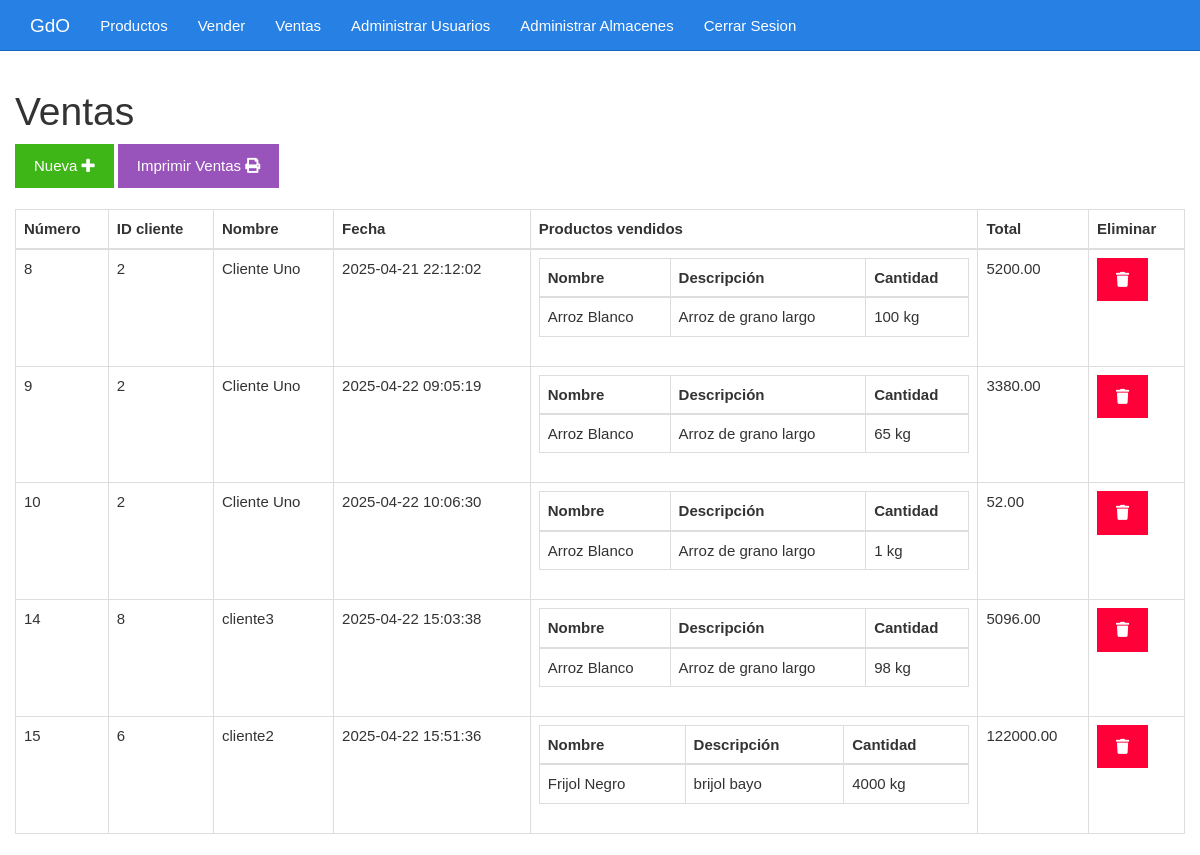
/admin/ventas.php, run on an earlier commit of the app's database.
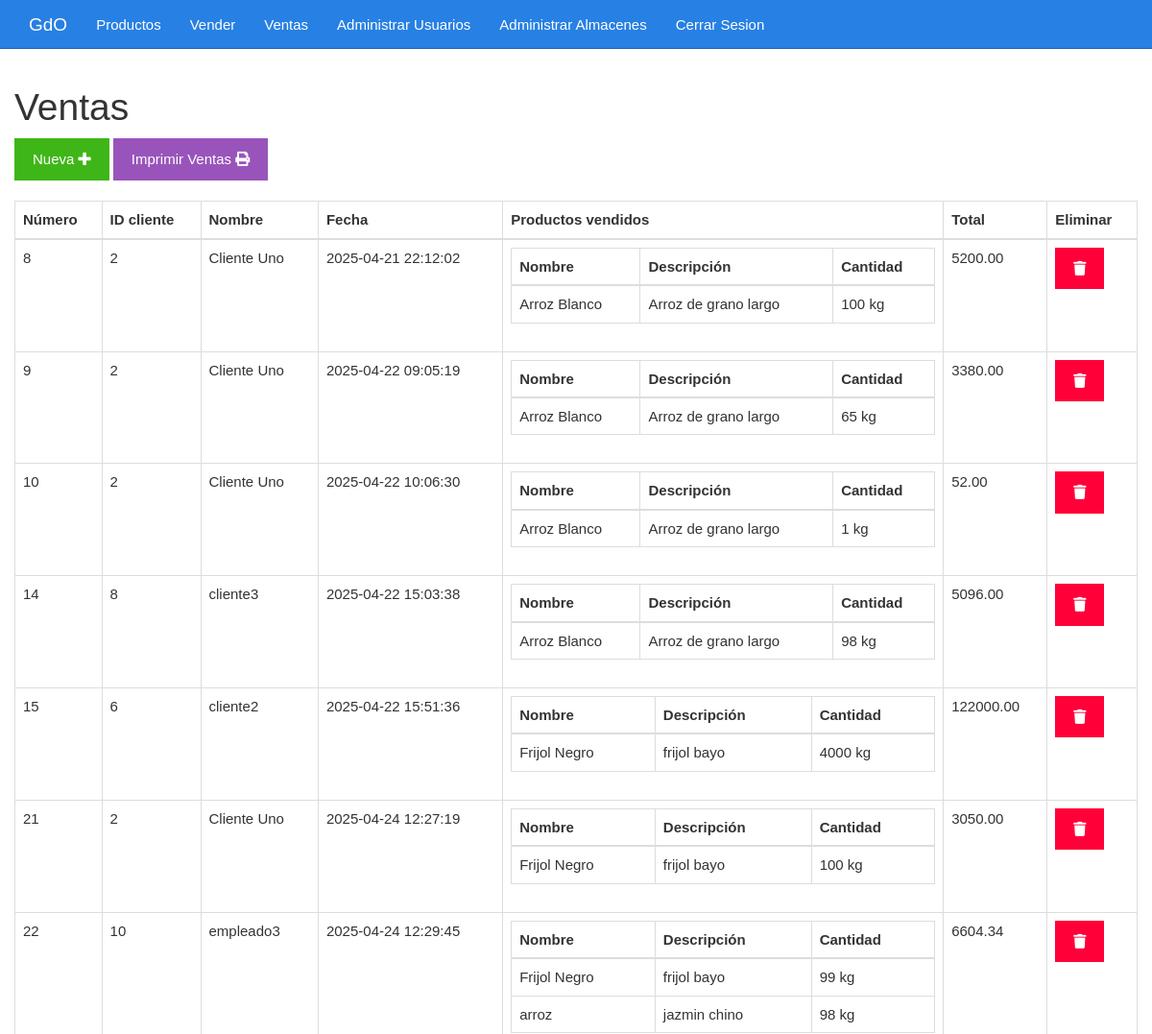
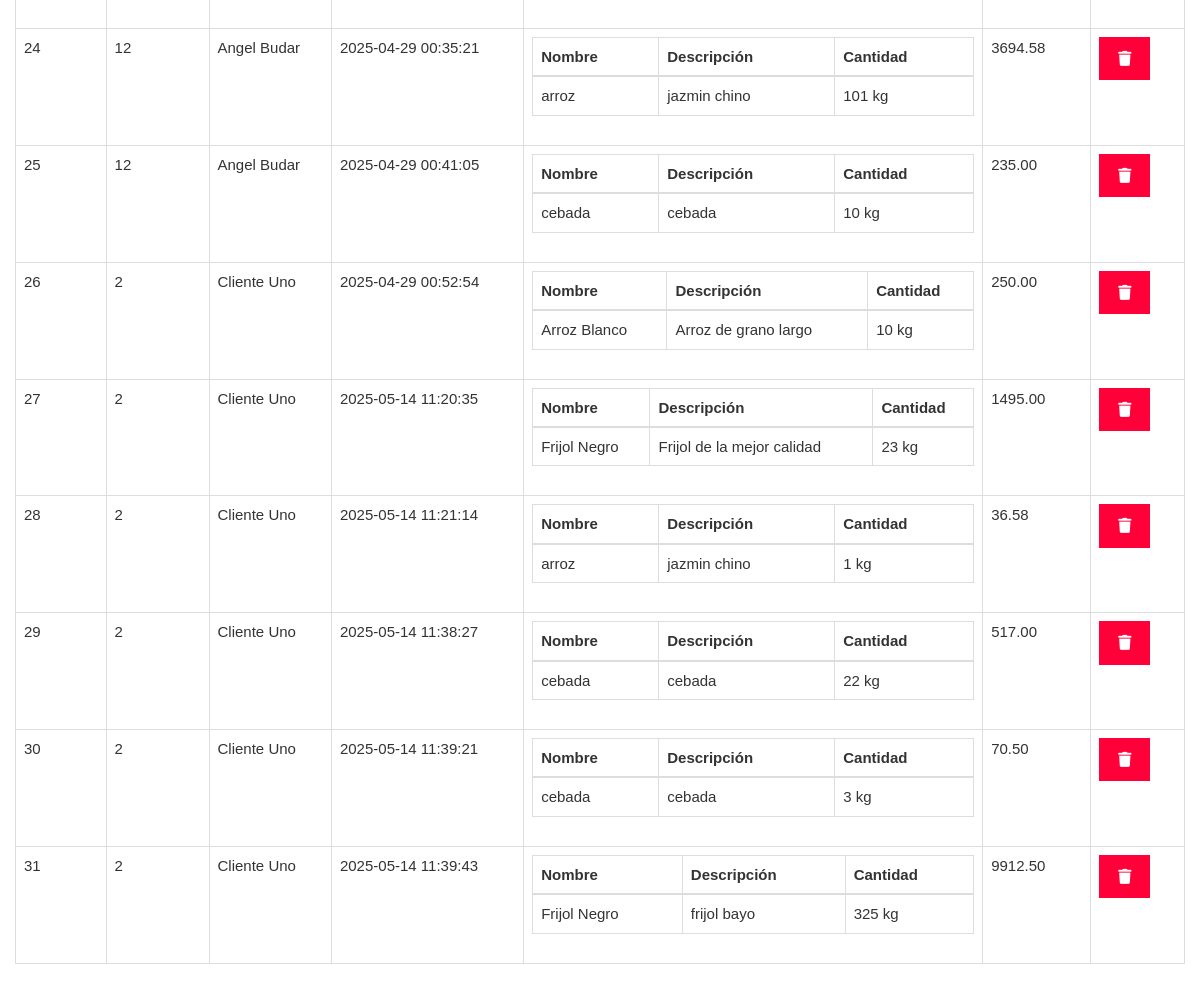
And on a later commit of the database (2 pictures, top to bottom).
### tables this page shows
CREATE TABLE `ventas` (
  `id` int NOT NULL,
  `cliente_id` int NOT NULL,
  `empleado_id` int DEFAULT NULL,
  `fecha_venta` timestamp NULL DEFAULT CURRENT_TIMESTAMP,
  `total` decimal(10,2) NOT NULL
);

CREATE TABLE `clientes` (
  `id` int NOT NULL,
  `direccion` varchar(255) DEFAULT NULL,
  `telefono` varchar(20) DEFAULT NULL
);

CREATE TABLE `usuarios` (
  `id` int NOT NULL,
  `nombre` varchar(255) NOT NULL,
  `email` varchar(255) NOT NULL,
  `password` varchar(255) NOT NULL,
  `rol` enum('admin','cliente','empleado') NOT NULL
);

### admin/ventas.php (the view, shortened to what this page needs)
<?php include_once "./diseño/encabezado.php" ?>
<?php
include_once "../base/conexion.php";
$sentencia = $conexion->query("SELECT ventas.total, ventas.fecha_venta, ventas.id, ventas.cliente_id, GROUP_CONCAT( productos.nombre, '..',   productos.descripcion,'..', productos.unidad_medida, '..', productos_vendidos.cantidad SEPARATOR '__') AS productos FROM ventas INNER JOIN productos_vendidos ON productos_vendidos.id_venta = ventas.id INNER JOIN productos ON productos.id = productos_vendidos.id_producto GROUP BY ventas.id ORDER BY ventas.id;");
$ventas = $sentencia->fetchAll(PDO::FETCH_OBJ);
?>
<!DOCTYPE html>
<html lang="es">
<head>
	<link rel="stylesheet" href="./diseño/css/estilo.css">
</head>
<body>
	<div class="col-xs-12">
		<h1>Ventas</h1>
		<div class="no-imprimir">
			<a class="btn btn-success" href="./vender.php">Nueva <i class="fa fa-plus"></i></a>
			<button class="btn btn-info" onclick="imprimirVentas()">Imprimir Ventas <i class="fa fa-print"></i></button>
		</div>
		<br>
		<div class="imprimir-area">
			<table class="table table-bordered">
				<thead>
					<tr>
						<th>Número</th>
						<th>ID cliente</th>
						<th>Nombre</th>
						<th>Fecha</th>
						<th>Productos vendidos</th>
						<th>Total</th>
						<th class="no-imprimir">Eliminar</th>
					</tr>
				</thead>
				<tbody>
					<?php foreach ($ventas as $venta) { ?>
						<tr>
							<td><?php echo $venta->id ?></td>
							<td>
								<?php
								$sentenciaCliente = $conexion->prepare("SELECT * FROM clientes WHERE id = ?;");
								$sentenciaCliente->execute([$venta->cliente_id]);
								$cliente = $sentenciaCliente->fetch(PDO::FETCH_OBJ);
								echo $cliente->id;
								?>
							</td>
							<td>
								<?php
								$sentenciaCliente = $conexion->prepare("SELECT nombre FROM usuarios WHERE id = ?;");
								$sentenciaCliente->execute([$venta->cliente_id]);
								$cliente = $sentenciaCliente->fetch(PDO::FETCH_OBJ);
								echo $cliente->nombre;
								?>
							</td>
							<td><?php echo $venta->fecha_venta ?></td>
							<td>
								<table class="table table-bordered">
									<thead>
										<tr>
											<th>Nombre</th>
											<th>Descripción</th>
											<th>Cantidad</th>
										</tr>
									</thead>
									<tbody>
										<?php foreach (explode("__", $venta->productos) as $productosConcatenados) {
											$producto = explode("..", $productosConcatenados)
										?>
											<tr>
												<td><?php echo $producto[0] ?></td>
												<td><?php echo $producto[1] ?></td>
												<td><?php echo $producto[3] . ' ' . $producto[2] ?></td>
											</tr>
										<?php } ?>
									</tbody>
								</table>
							</td>
							<td><?php echo $venta->total ?></td>
							<td class="no-imprimir"><a class="btn btn-danger" href="<?php echo "eliminarVenta.php?id=" . $venta->id ?>"><i class="fa fa-trash"></i></a></td>
						</tr>
					<?php } ?>
				</tbody>
			</table>
		</div>
	</div>
</body>
</html>
<?php include_once "./diseño/pie.php" ?>

What changed in the data, as far as the page shows it:
computed for ventas "cliente2": producto "brijol bayo" → "frijol bayo"
added ventas: id "21", cliente "2", usuarios.nombre "Cliente Uno", fecha_venta "2025-04-24 12:27:19", producto "Frijol Negro", producto "frijol bayo", producto "100", producto "kg", total "3050.00"
added ventas: id "22", cliente "10", usuarios.nombre "empleado3", fecha_venta "2025-04-24 12:29:45", producto "Frijol Negro", producto "frijol bayo", producto "99", producto "kg", producto "arroz", producto "jazmin chino", producto "98", total "6604.34", shown under "Ventas"
added ventas: id "24", cliente "12", usuarios.nombre "Angel Budar", fecha_venta "2025-04-29 00:35:21", producto "arroz", producto "jazmin chino", producto "101", producto "kg", total "3694.58"
added ventas: id "25", cliente "12", usuarios.nombre "Angel Budar", fecha_venta "2025-04-29 00:41:05", producto "cebada", producto "10", producto "kg", total "235.00"
added ventas: id "26", cliente "2", usuarios.nombre "Cliente Uno", fecha_venta "2025-04-29 00:52:54", producto "Arroz Blanco", producto "Arroz de grano largo", producto "10", producto "kg", total "250.00"
added ventas: id "27", cliente "2", usuarios.nombre "Cliente Uno", fecha_venta "2025-05-14 11:20:35", producto "Frijol Negro", producto "Frijol de la mejor calidad", producto "23", producto "kg", total "1495.00"
added ventas: id "28", cliente "2", usuarios.nombre "Cliente Uno", fecha_venta "2025-05-14 11:21:14", producto "arroz", producto "jazmin chino", producto "1", producto "kg", total "36.58"
added ventas: id "29", cliente "2", usuarios.nombre "Cliente Uno", fecha_venta "2025-05-14 11:38:27", producto "cebada", producto "22", producto "kg", total "517.00"
added ventas: id "30", cliente "2", usuarios.nombre "Cliente Uno", fecha_venta "2025-05-14 11:39:21", producto "cebada", producto "3", producto "kg", total "70.50"
added ventas: id "31", cliente "2", usuarios.nombre "Cliente Uno", fecha_venta "2025-05-14 11:39:43", producto "Frijol Negro", producto "frijol bayo", producto "325", producto "kg", total "9912.50"
